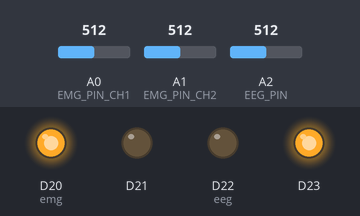
The sketch below on a simulated Arduino Zero (SAMD21). Shown: output pins drawn as LEDs (lit = HIGH). The inputs (shaded band) are chosen by the test bench; at power-on: A0 (EMG_PIN_CH1) = 512, A1 (EMG_PIN_CH2) = 512, A2 (EEG_PIN) = 512 (analog values on the 0–1023 scale). What the sketch prints to the serial monitor is not drawn.

Above: at 1.2 s.
1.3 s: A0 (EMG_PIN_CH1) set to 107
4.3 s: A0 (EMG_PIN_CH1) set to 95
At 4.7 s:
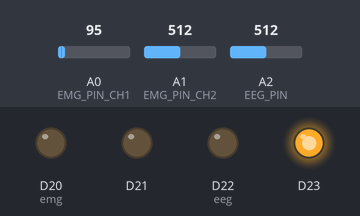
5.8 s: A0 (EMG_PIN_CH1) set to 122
At 6.7 s:
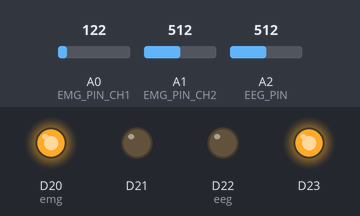
7.3 s: A0 (EMG_PIN_CH1) set to 40
At 7.7 s:
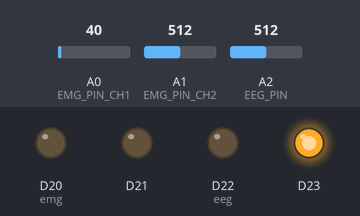
Timing chart, 0 to 9.8 s (numbered marks = the images above; inputs shaded):
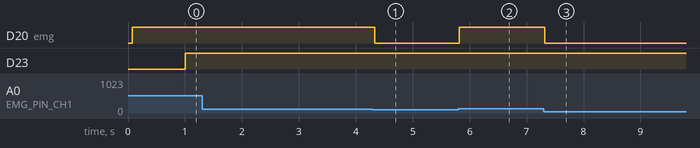

The sketch:

movingAverageFilter.ino
```cpp
// Definitions
#define EMG_PIN_CH1     A0
#define EMG_PIN_CH2     A1
#define SAMPLE_RATE_HZ  1000
#define WINDOW_SIZE     50
#define ADC_RESOLUTION  12
#define EEG_PIN            A2
#define WINDOW_US 1000000  // 1 second
#define THRESHOLD         50
// #define MIN_PEAK_SPACING   1//ms (prevents double counting)
#define EXPECTED_PEAKS     6//max peaks expected in a second

//vars
int prev = 0;
int curr = 0;

int peakcount = 0;
uint32_t windowStart = 0;

uint32_t lastSampleTime = 0;
uint32_t lastPeakTime = 0;
uint32_t lastWindowTime = 0;

float dt = 0.001;   // 1 kHz

// High-pass
float RC_high = 0.1;//set to 61hz
float a_high;

// Low-pass
float RC_low = 0.01;//set to 59hz
float a_low;

// State variables
float prevInput = 0.0;
float prevHigh = 0.0;
float prevLow = 0.0;


// Moving Average Filter
class MovingAverageFilter {
private:
    float    buffer[WINDOW_SIZE];
    int      head;
    float    sum;
    int      count;
    bool     bufferFull;

public:
    MovingAverageFilter() : head(0), sum(0.0f), count(0), bufferFull(false) {memset(buffer, 0, sizeof(buffer));
    }

    float update(float newSample) {
        sum -= buffer[head];
        buffer[head] = newSample;
        sum += newSample;
        head = (head + 1) % WINDOW_SIZE;
        if (count < WINDOW_SIZE) { count++; } else { bufferFull = true; }
        return sum / count;
    }

    void reset() {
        memset(buffer, 0, sizeof(buffer));
        head = 0; sum = 0.0f; count = 0; bufferFull = false;
    }

    bool  isReady()    const { return bufferFull; }
    float getAverage() const { return (count > 0) ? sum / count : 0.0f; }
};

// EMG Channels
struct EMGChannel {
    const char*         name;
    int                 pin;
    MovingAverageFilter filter;
    float               rawValue;
    float               filteredValue;
    float               threshold;

    EMGChannel(const char* n, int p, float t)
        : name(n), pin(p), rawValue(0.0f), filteredValue(0.0f), threshold(t) {}

    void sample() {
        rawValue      = (float)analogRead(pin) / (float)((1 << ADC_RESOLUTION) - 1); filteredValue = filter.update(rawValue);
    }

    bool isActive() const { return filteredValue > threshold; }
    bool isReady()  const { return filter.isReady(); }
};
//biceps 0.1f, triceps 0.04f
EMGChannel ch1("Biceps",   EMG_PIN_CH1, 0.1f); //change the third variable for active.
EMGChannel ch2("Triceps", EMG_PIN_CH2, 0.1f); //change the third variable for active.

const uint32_t SAMPLE_INTERVAL_US = 1000000 / SAMPLE_RATE_HZ;

// Setup Code

void setup() {
    Serial.begin(115200);
    analogReadResolution(ADC_RESOLUTION);
    analogReadAveraging(4);

    pinMode(EMG_PIN_CH1, INPUT);
    pinMode(EMG_PIN_CH2, INPUT);
    // pinMode(13, OUTPUT); LED
    a_high = RC_high / (RC_high + dt);
    a_low  = dt / (RC_low + dt);
    pinMode(A6, OUTPUT);//emg
    pinMode(A7, OUTPUT);

    pinMode(A8,OUTPUT);//eeg
    pinMode(A9,OUTPUT);

    digitalWrite(A6, LOW);  // idle
    digitalWrite(A7, LOW);
    digitalWrite(A8, LOW);
    digitalWrite(A9, LOW);
}

bool inpeak = false;

bool detectPeak(int curr) {
    bool isAbove = curr > THRESHOLD;

    if (isAbove && !inpeak) {
        inpeak = true;
        return true;   // rising edge → count peak
    }
    else if (!isAbove && inpeak) {
        inpeak = false; // reset when signal drops
    }

    return false;
}
// Main Loop

void loop() {
    uint32_t now = micros();

    if ((now - lastSampleTime) >= SAMPLE_INTERVAL_US) {
        lastSampleTime = now;

        ch1.sample();
        ch2.sample();

        Serial.print(ch1.rawValue, 4);      Serial.print(",");
        Serial.print(ch1.filteredValue, 4); Serial.print(",");
        Serial.print(ch2.rawValue, 4);      Serial.print(",");
        Serial.println(ch2.filteredValue, 4);

        if (ch1.isReady() && ch2.isReady()) {
            if (ch1.isActive()) {
                digitalWrite(A6,HIGH);
                digitalWrite(A7, LOW);
            }
            // else if (ch2.isActive()){
            //     digitalWrite(A7,HIGH);
            //     digitalWrite(A6, LOW);
            // }
            else {
                digitalWrite(A6, LOW);
                digitalWrite(A7, LOW);
            }
            // processEMGSignal(ch1, ch2);
        }

    }
 // --- EEG sampling (runs every loop, non-blocking) ---
int signal = analogRead(EEG_PIN);

// High-pass
float high = highpass(a_high, prevHigh, signal, prevInput);

// Low-pass
float low = lowpass(prevLow, a_low, high);

prevInput = signal;
prevHigh = high;
prevLow = low;

// Detect peaks
if (detectPeak(low)) {
    peakcount++;
}

// --- Window timing (1 second) ---
if (micros() - windowStart >= WINDOW_US) {
    Serial.println(peakcount);

    if (peakcount > EXPECTED_PEAKS) {
        digitalWrite(A8, HIGH);
        digitalWrite(A8, LOW);
    } else {
        digitalWrite(A8, LOW);
        digitalWrite(A9, HIGH);
    }

    peakcount = 0;               // reset for next window
    windowStart = micros();      // restart window
}
}
float highpass(float a_high, float prevHigh, float input, float prevInput){
  return a_high * prevHigh + a_high * (input - prevInput);
}
float lowpass(float prevLow, float a_low, float high){
  return prevLow + a_low * (high - prevLow);
}
```

Measured:
- the behaviour switches between 103 and 102 on A0 (EMG_PIN_CH1) (found by bisection; images 0 and 1)
- after the input at 4.3 s, D20 (emg): HIGH → LOW at once
- after the input at 5.8 s, D20 (emg): LOW → HIGH at once
- after the input at 7.3 s, D20 (emg): HIGH → LOW at once
